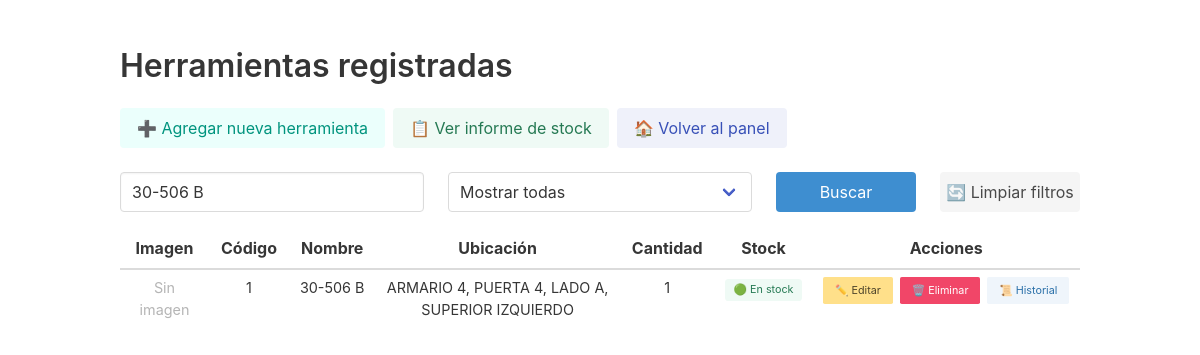
Before: /listar_herramientas.php?buscar=30-506 B (signed in) with the older database file.
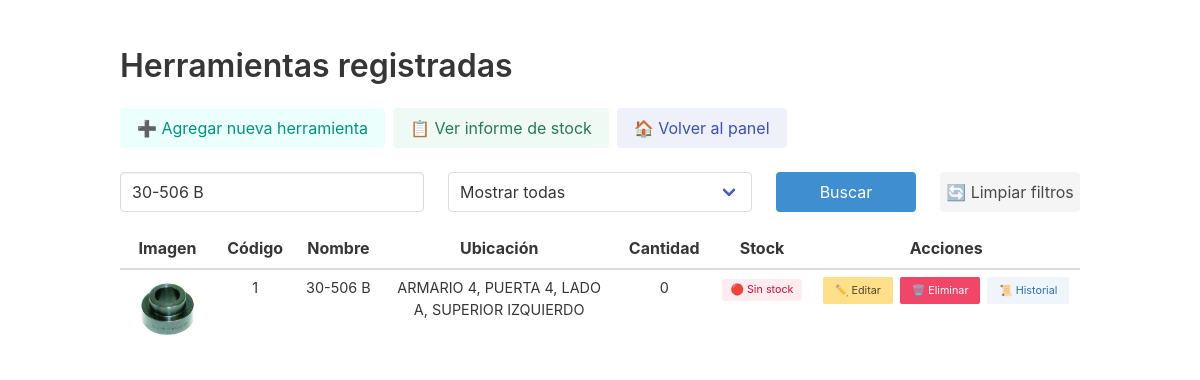
After: the same page with the newer database file.
### tables this page shows
CREATE TABLE `herramientas` (
  `id` int(11) NOT NULL AUTO_INCREMENT,
  `codigo` varchar(50) DEFAULT NULL,
  `nombre` varchar(100) NOT NULL,
  `ubicacion` varchar(100) NOT NULL,
  `imagen` varchar(255) DEFAULT NULL,
  `cantidad` int(11) DEFAULT 1,
  PRIMARY KEY (`id`)
);

### listar_herramientas.php (the view, shortened to what this page needs)
<?php
include 'includes/conexion.php';
$buscar = isset($_GET['buscar']) ? $conexion->real_escape_string($_GET['buscar']) : '';
$filtro = isset($_GET['filtro']) ? $_GET['filtro'] : 'todas';
$where = "1";
if ($buscar) {
    $where .= " AND (nombre LIKE '%$buscar%' OR codigo LIKE '%$buscar%')";
}
$sql = "SELECT * FROM herramientas WHERE $where
            ORDER BY
                CASE
                    WHEN codigo REGEXP '^[0-9]+$' THEN 0
                    ELSE 1
                END,
                CAST(codigo AS UNSIGNED)";
$herramientas = $conexion->query($sql);
?>
<!DOCTYPE html>
<html lang="es">
<head>
    <link rel="stylesheet" href="https://cdn.jsdelivr.net/npm/bulma@0.9.4/css/bulma.min.css">
</head>
<body>
<section class="section">
    <div class="container">
        <h2 class="title is-3">Herramientas registradas</h2>
        <div class="buttons">
            <a href="agregar_herramienta.php" class="button is-primary is-light">
                ➕ Agregar nueva herramienta
            </a>
            <a href="informe_stock.php" class="button is-success is-light">
                📋 Ver informe de stock
            </a>
            <a href="dashboard.php" class="button is-link is-light">
                🏠 Volver al panel
            </a>
        </div>
        <form method="get" class="mb-4">
            <div class="columns is-multiline">
                <div class="column is-4">
                    <input class="input" type="text" name="buscar" placeholder="Buscar por nombre o código..." value="<?= htmlspecialchars($buscar) ?>">
                </div>
                <div class="column is-4">
                    <div class="select is-fullwidth">
                        <select name="filtro" onchange="this.form.submit()">
                            <option value="todas" <?= $filtro === 'todas' ? 'selected' : '' ?>>Mostrar todas</option>
                        </select>
                    </div>
                </div>
                <div class="column is-2">
                    <button class="button is-info is-fullwidth" type="submit">Buscar</button>
                </div>
                <div class="column is-2">
                    <a href="listar_herramientas.php" class="button is-light is-fullwidth">🔄 Limpiar filtros</a>
                </div>
            </div>
        </form>
        <table class="table is-striped is-fullwidth">
            <thead>
                <tr>
                    <th class="has-text-centered">Imagen</th>
                    <th class="has-text-centered">Código</th>
                    <th class="has-text-centered">Nombre</th>
                    <th class="has-text-centered">Ubicación</th>
                    <th class="has-text-centered">Cantidad</th>
                    <th class="has-text-centered">Stock</th>
                    <th class="has-text-centered">Acciones</th>
                </tr>
            </thead>
            <tbody>
                <?php while ($herramienta = $herramientas->fetch_assoc()): ?>
                    <tr>
                        <td class="has-text-centered">
                            <?php if (!empty($herramienta['imagen']) && file_exists($herramienta['imagen'])): ?>
                                <img src="<?= $herramienta['imagen'] ?>" alt="<?= $herramienta['nombre'] ?>" width="100">
                            <?php else: ?>
                                <span class="has-text-grey-light">Sin imagen</span>
                            <?php endif; ?>
                        </td>
                        <td class="has-text-centered"><?= htmlspecialchars($herramienta['codigo']) ?></td>
                        <td class="has-text-centered"><?= htmlspecialchars($herramienta['nombre']) ?></td>
                        <td class="has-text-centered"><?= htmlspecialchars($herramienta['ubicacion']) ?></td>
                        <td class="has-text-centered"><?= intval($herramienta['cantidad']) ?></td>
                        <td class="has-text-centered">
                            <?php if ($herramienta['cantidad'] == 0): ?>
                                <span class="tag is-danger is-light">🔴 Sin stock</span>
                            <?php else: ?>
                                <span class="tag is-success is-light">🟢 En stock</span>
                            <?php endif; ?>
                        </td>
                        <td class="has-text-centered">
                            <div style="display: flex; justify-content: center; align-items: center; gap: 0.5rem;">
                                <a href="editar_herramienta.php?id=<?= $herramienta['id'] ?>" class="button is-small is-warning">✏️ Editar</a>
                                <a href="eliminar_herramienta.php?id=<?= $herramienta['id'] ?>" class="button is-small is-danger" onclick="return confirm('¿Estás seguro de eliminar esta herramienta?')">🗑️ Eliminar</a>
                                <a href="historial_herramienta.php?id=<?= $herramienta['id'] ?>" class="button is-small is-info is-light">📜 Historial</a>
                            </div>
                        </td>
                    </tr>
                <?php endwhile; ?>
            </tbody>
        </table>
    </div>
</section>
</body>
</html>

### listar_herramientas.php (style rules this page uses)
tbody { zoom: 90%; }

Changed rows visible on the page:
removed herramientas: shows "Sin imagen", codigo "1", nombre "30-506 B", ubicacion "ARMARIO 4, PUERTA 4, LADO A, SUPERIOR IZQUIERDO", cantidad "1", shows "🟢 En stock"
added herramientas: imagen+nombre (picture), codigo "1", nombre "30-506 B", ubicacion "ARMARIO 4, PUERTA 4, LADO A, SUPERIOR IZQUIERDO", cantidad "0", shows "🔴 Sin stock"
